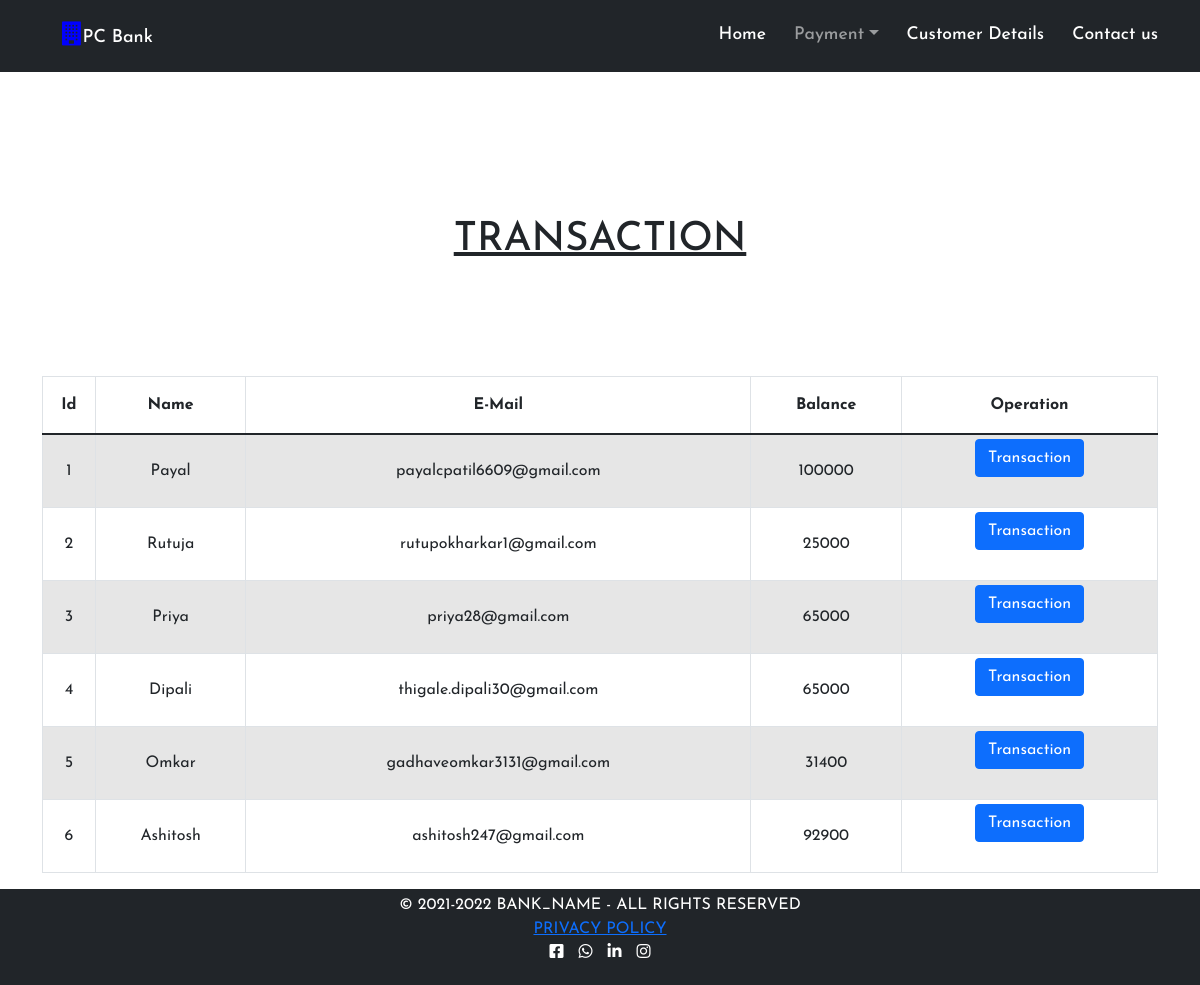
The page /moneytransfer.php on the database its author committed.
### tables this page shows
CREATE TABLE `users` (
  `id` int(3) NOT NULL PRIMARY KEY,
  `name` text NOT NULL,
  `email` varchar(30) NOT NULL,
  `balance` int(8) NOT NULL
);

### moneytransfer.php (the view, shortened to what this page needs)
<!Doctype html>
<html>
    <head>
    <link rel="stylesheet" type="text/css" href="CSS/style.css">
    <link rel="stylesheet" href="https://cdn.jsdelivr.net/npm/bootstrap@4.6.1/dist/css/bootstrap.min.css">
    </head>
<body>
    <?php include 'navigation.php'; ?>
<?php
    include 'config.php';
    $sql = "SELECT * FROM users";
    $result = mysqli_query($conn,$sql);
?>
<section>
<div class="container text-center">
            <div class="row">
                <h1 class=" py-5 my-5" ALIGN="Center"><u>TRANSACTION</u></h1>
            <div class="col">
                <div class="table-responsive-sm">
                    <table class="table my-3 py-3 table-hover table-sm table-striped table-condensed table-bordered">
                        <thead>
                            <tr>
                            <th scope="col" class="text-center py-3">Id</th>
                            <th scope="col" class="text-center py-3">Name</th>
                            <th scope="col" class="text-center py-3">E-Mail</th>
                            <th scope="col" class="text-center py-3">Balance</th>
                            <th scope="col" class="text-center py-3">Operation</th>
                            </tr>
                        </thead>
                        <tbody>
                            <?php
                                while($rows=mysqli_fetch_assoc($result)){
                            ?>
                            <tr>
                                <td class="  py-4"><?php echo $rows['id'] ?></td>
                                <td class="  py-4"><?php echo $rows['name']?></td>
                                <td class="  py-4"><?php echo $rows['email']?></td>
                                <td class=" py-4"><?php echo $rows['balance']?></td>
                                <td><a href="payment.php?id= <?php echo $rows['id'] ;?>"> <button type="button" class=" text-center py4 btn btn-primary">Transaction</button></a></td>
                            </tr>
                            <?php
                                }
                            ?>
                        </tbody>
                    </table>
                </div>
            </div>
        </div>
    </div>
</section>
<section class="footer p-1 bg-dark text-white text-center">
    <p>© 2021-2022 BANK_NAME - ALL RIGHTS RESERVED</br>
            <a href="#">PRIVACY POLICY</a></br>
            <i class="fab fa-facebook-square"></i>
            <i class="fab fa-whatsapp"></i>
            <i class="fab fa-linkedin-in"></i>
            <i class="fab fa-instagram"></i></p>
    </section>
</body>
</html>

### style.css (style rules this page uses)
* { margin: 0; padding: 0; box-sizing: border-box; font-family: 'Josefin Sans', sans-serif; }

### moneytransfer.php (style rules this page uses)
.footer { position: auto; left: 0; bottom: 0; width: 100%; text-align: center; }
.fab { font-size: 1rem; margin: 0 5px 0 5px; }

### rows shown on the page
users: id "1", name "Payal", email "payalcpatil6609@gmail.com", balance "100000"
users: id "2", name "Rutuja", email "rutupokharkar1@gmail.com", balance "25000"
users: id "3", name "Priya", email "priya28@gmail.com", balance "65000"
users: id "4", name "Dipali", email "thigale.dipali30@gmail.com", balance "65000"
users: id "5", name "Omkar", email "gadhaveomkar3131@gmail.com", balance "31400"
users: id "6", name "Ashitosh", email "ashitosh247@gmail.com", balance "92900"
